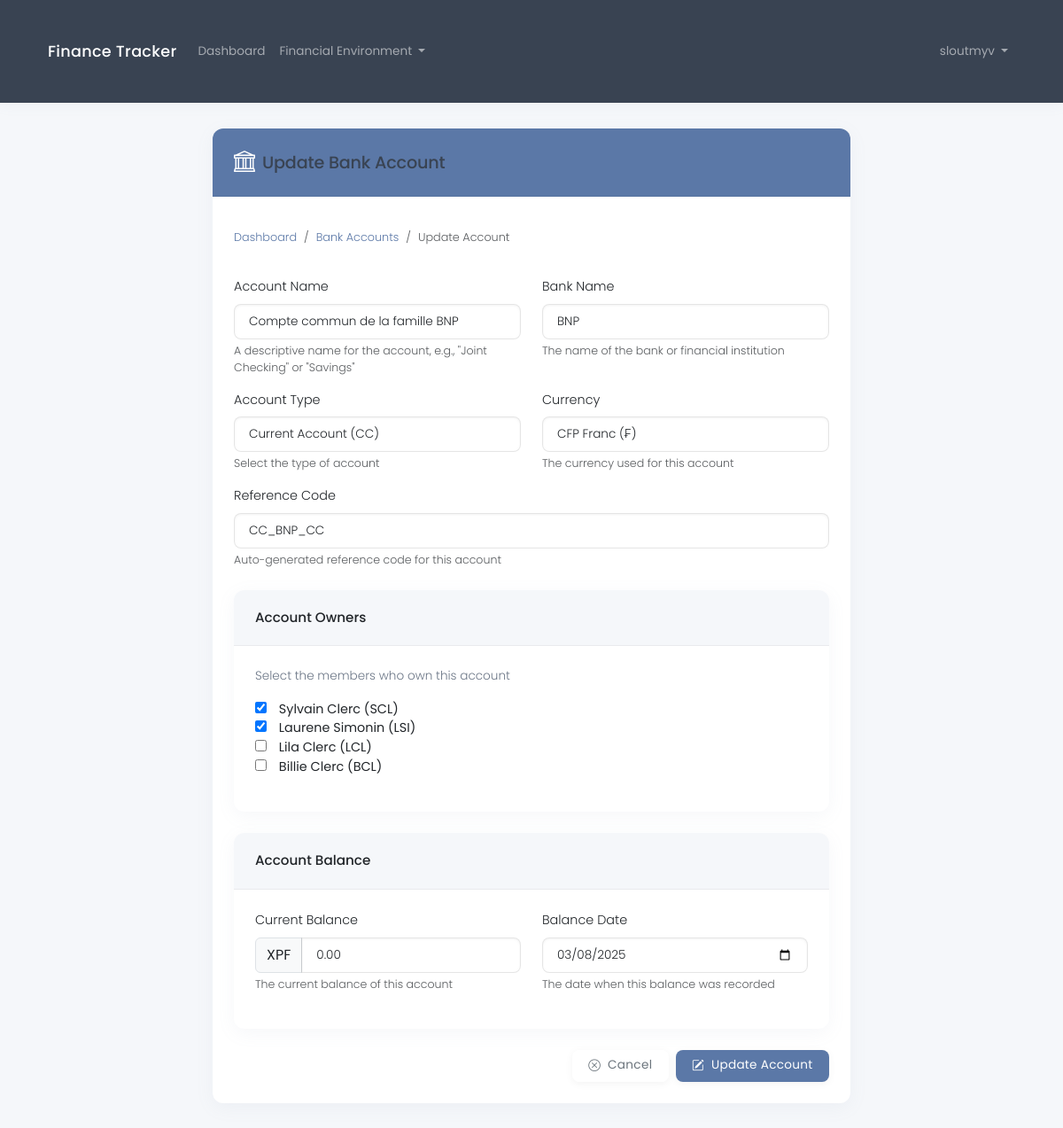
/en/financial/bank-account/1/update/ (signed in), run on an earlier commit of the app's database.
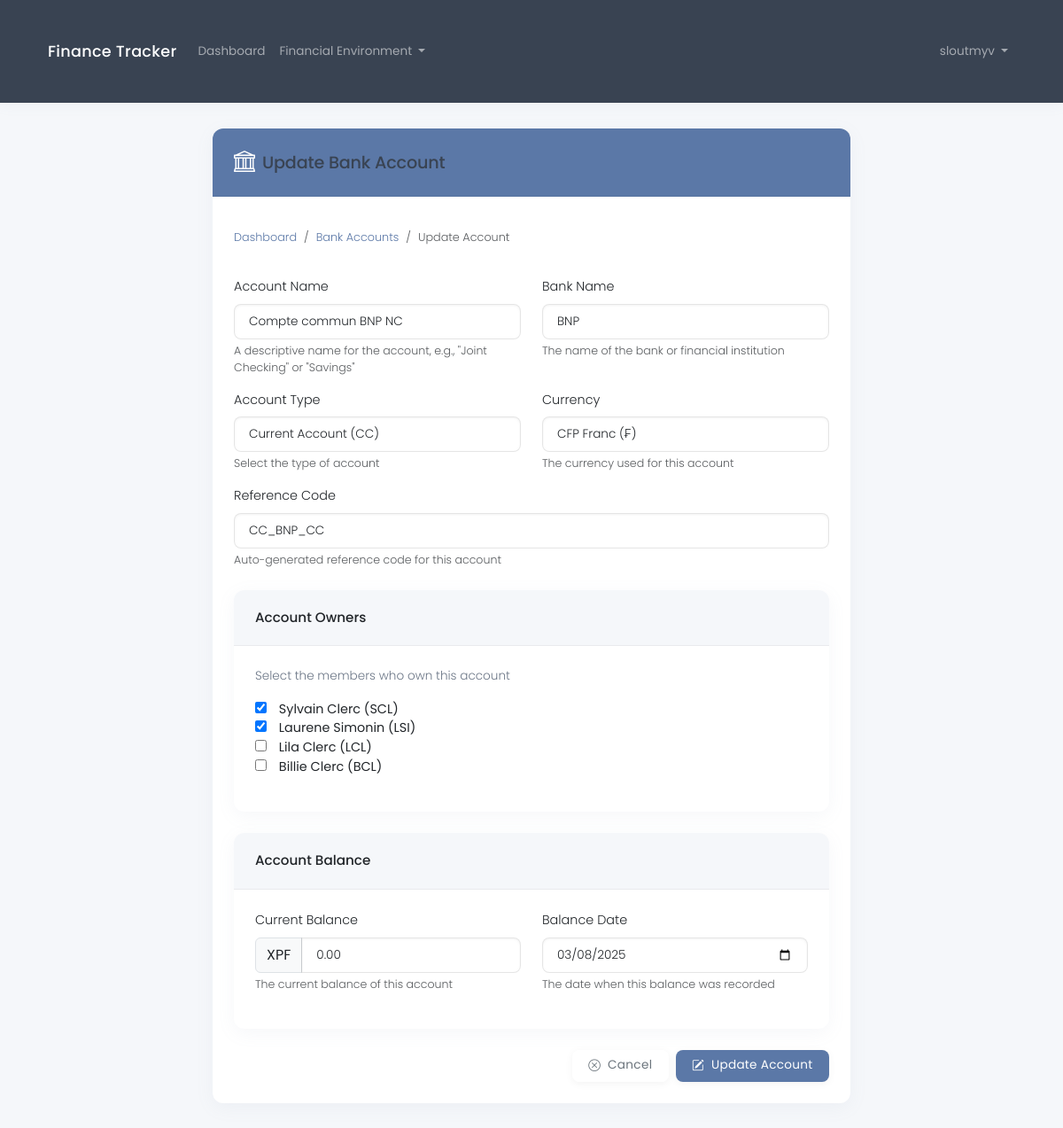
And on a later commit of the database.
### core/models.py (models this page shows, shortened)
class BankAccount(models.Model):
    CURRENCY_CHOICES = [
        ('EUR', _('Euro (€)')),
        ('USD', _('US Dollar ($)')),
        ('GBP', _('British Pound (£)')),
        ('JPY', _('Japanese Yen (¥)')),
        ('CHF', _('Swiss Franc (Fr)')),
        ('AUD', _('Australian Dollar (A$)')),
        ('CAD', _('Canadian Dollar (C$)')),
        ('XPF', _('CFP Franc (₣)')),
        ('CNY', _('Chinese Yuan (¥)')),
    ]
    name = models.CharField(max_length=100, help_text=_("Name of the account"))
    bank_name = models.CharField(max_length=100, help_text=_("Name of the bank"), default="")
    account_type = models.ForeignKey(AccountType, on_delete=models.PROTECT, related_name='accounts', null=True)
    members = models.ManyToManyField(HouseholdMember, related_name='bank_accounts')
    reference = models.CharField(max_length=100, blank=True, help_text=_("Auto-generated reference code"))
    currency = models.CharField(
        max_length=3,
        choices=CURRENCY_CHOICES,
        default='EUR',
        help_text=_("Three-letter currency code")
    )
    balance = models.DecimalField(
        max_digits=12,
        decimal_places=2,
        default=0.0,
        help_text=_("Current balance of the account")
    )
    balance_date = models.DateField(
        default=timezone.now,
        help_text=_("Date when the balance was last updated")
    )
    timestamp = models.DateTimeField(default=timezone.now, help_text=_("Account creation date and time"))
    created_at = models.DateTimeField(auto_now_add=True)
    updated_at = models.DateTimeField(auto_now=True)
    class Meta:
        ordering = ['bank_name', 'name']

### core/views.py (the view, shortened to what this page needs)
# urls.py: path('financial/bank-account/<int:pk>/update/', views.bank_account_update, name='bank_account_update'),
@login_required
def bank_account_update(request, pk):
    account = get_object_or_404(BankAccount, pk=pk)
    if not account.members.filter(tax_household__user=request.user).exists():
        messages.error(request, "You don't have permission to edit this bank account.")
        return redirect('bank_account_list')
    try:
        household = request.user.tax_household
    except TaxHousehold.DoesNotExist:
        messages.error(request, "You need to create a tax household first.")
        return redirect('household_create')
    if request.method == 'POST':
        form = BankAccountForm(request.POST, instance=account)
        form.fields['members'].queryset = household.members.all()
        if form.is_valid():
            updated_account = form.save()
            messages.success(request, f"Bank account '{updated_account.name}' updated successfully!")
            return redirect('bank_account_list')
    else:
        form = BankAccountForm(instance=account)
        form.fields['members'].queryset = household.members.all()
    return render(request, 'financial/bank_account_form.html', {'form': form, 'account': account})

### core/context_processors.py (called while the page is built)
def language_context(request):
    language_code = getattr(request, 'LANGUAGE_CODE', settings.LANGUAGE_CODE)
    return {
        'LANGUAGE_CODE': language_code,
        'LANGUAGES': settings.LANGUAGES,
    }

### core/models.py (called while the page is built)
    def __str__(self):
        return f"{self.first_name} {self.last_name} ({self.trigram})"

    def __str__(self):
        return f"{self.designation} ({self.short_designation})"

### templates/financial/bank_account_form.html (shortened to what the changed rows need)
{% extends 'base.html' %}
{% load i18n_extras %}
{% block content %}
<div class="row justify-content-center">
    <div class="col-md-8">
        <div class="card">
            <div class="card-body">
                <form method="post">
                    <div class="row">
                        <div class="col-md-6">
                            <div class="mb-3">
                                <label for="{{ form.name.id_for_label }}" class="form-label">{% translate_json "Account Name" %}</label>
                                {{ form.name }}
                                <div class="form-text">{% translate_json "A descriptive name for the account, e.g., \"Joint Checking\" or \"Savings\"" %}</div>
                            </div>
                        </div>
                        <div class="col-md-6">
                            <div class="mb-3">
                                <label for="{{ form.bank_name.id_for_label }}" class="form-label">{% translate_json "Bank Name" %}</label>
                                {{ form.bank_name }}
                                <div class="form-text">{% translate_json "The name of the bank or financial institution" %}</div>
                            </div>
                        </div>
                    </div>
                    <div class="row">
                        <div class="col-md-6">
                            <div class="mb-3">
                                <label for="{{ form.account_type.id_for_label }}" class="form-label">{% translate_json "Account Type" %}</label>
                                {{ form.account_type }}
                                <div class="form-text">{% translate_json "Select the type of account" %}</div>
                            </div>
                        </div>
                        <div class="col-md-6">
                            <div class="mb-3">
                                <label for="{{ form.currency.id_for_label }}" class="form-label">{% translate_json "Currency" %}</label>
                                {{ form.currency }}
                                <div class="form-text">{% translate_json "The currency used for this account" %}</div>
                            </div>
                        </div>
                    </div>
                    {% if account and account.reference %}
                    <div class="mb-4">
                        <label class="form-label">{% translate_json "Reference Code" %}</label>
                        <input type="text" value="{{ account.reference }}" class="form-control" readonly>
                        <div class="form-text">{% translate_json "Auto-generated reference code for this account" %}</div>
                    </div>
                    {% endif %}
                    <div class="card mb-4">
                        <div class="card-body">
                            <div class="row">
                                <div class="col-md-6">
                                    <div class="mb-3">
                                        <div class="input-group">
                                            <span class="input-group-text">{{ form.currency.value }}</span>
                                            {{ form.balance }}
                                        </div>
                                    </div>
                                </div>
                                <div class="col-md-6">
                                    <div class="mb-3">
                                        <label for="{{ form.balance_date.id_for_label }}" class="form-label">{% translate_json "Balance Date" %}</label>
                                        {{ form.balance_date }}
                                        <div class="form-text">{{ form.balance_date.help_text }}</div>
                                    </div>
                                </div>
                            </div>
                        </div>
                    </div>
                </form>
            </div>
        </div>
    </div>
</div>
{% endblock %}

What changed in the data, as far as the page shows it:
changed BankAccount "XPF": name "Compte commun de la famille BNP" → "Compte commun BNP NC"
